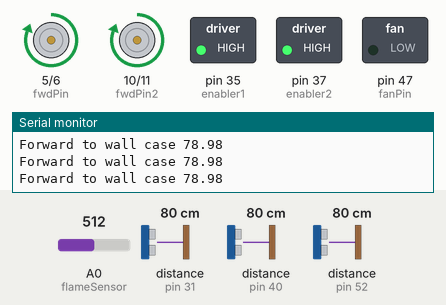
Simulated run of this sketch. Board: Arduino Mega 2560, built with avr-gcc and run on an emulated ATmega2560. Parts: motor-driver pin pairs drawn as motors (green arrow = first pin HIGH = forward, orange = second pin HIGH = backward, longer = more drive), switched loads named in the sketch (green lamp = pin HIGH), the last lines printed to the serial monitor. Wiring (inferred from the names in the program): 3 × ultrasonic range finder: trigger pin 30, echo pin 31 / trigger pin 41, echo pin 40 / trigger pin 53, echo pin 52. The inputs (shaded band) are chosen by the test bench; at power-on: distance to the obstacle (sensors on pin 31, pin 40, pin 52) 80 cm, A0 (flameSensor) = 512. The echo pulse lasts 58.3 µs per cm; pins used as bus, display or sensor lines are not drawn.

Above: at 1.2 s.
1.3 s: distance to the obstacle (sensor on pin 31) set to 9 cm
3.0 s: distance to the obstacle (sensor on pin 31) set to 6 cm
At 3.17 s:
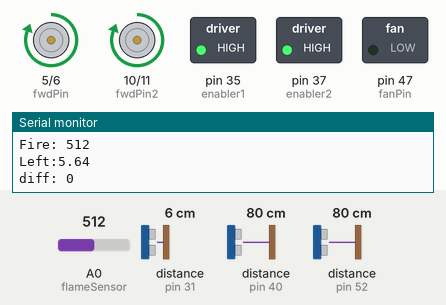
6.0 s: distance to the obstacle (sensor on pin 40) set to 2 cm
At 6.7 s:
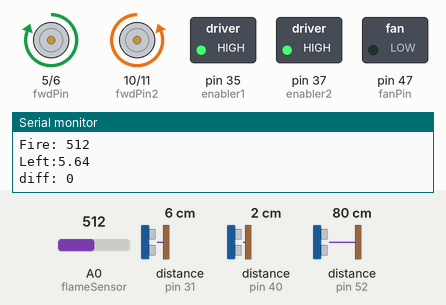
8.2 s: distance to the obstacle (sensor on pin 52) set to 299 cm
11.2 s: A0 (flameSensor) set to 14
12.7 s: A0 (flameSensor) set to 11
At 13.7 s:
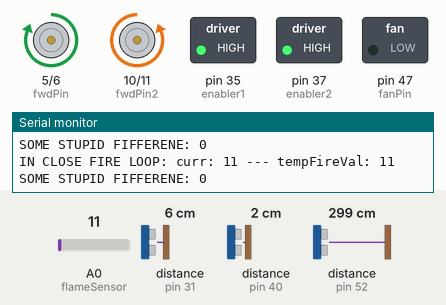
Timing chart, 0 to 15.3 s (numbered marks = the images above; inputs shaded):
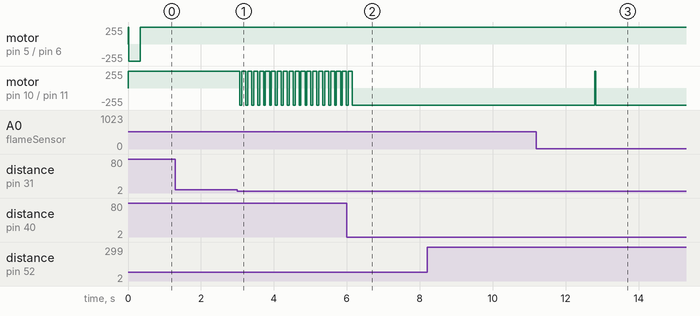

The sketch:

ultrasonicTest.ino
```cpp
//Ultrasonic sensors
int echoLeft = 31;
int trigLeft = 30;
int echoRight = 52;
int trigRight = 53;
int echoFront = 40;
int trigFront = 41;
int flameSensor = A0;

int enabler1 = 35;
int enabler2 = 37;

int fanPin = 47;


//HBridge motor control
int fwdPin = 5;           //Logic level output to the H-Bridge (Forward)
int revPin = 6;           //Another logic level output to the H-Bridge (Reverse)
int fwdPin2 = 10;
int revPin2 = 11;

//Sensor values
float frontSensor;
float rightSensor;
float leftSensor;
int fireVal;
int startFireVal; //updates every x seconds

//constants
int LEFT = 13423;
int RIGHT = 43543;
int FRONT = 345234;
int MAX_DIST_FROM_WALL = 20;
int MIN_DIST_FROM_WALL = 7;
int CLOSE_DIST_FROM_WALL = 10;
int SHARP_TURN_DIST = 80;
int NINETY_DEGREE_DELAY = 300;

//const int FIRE_THRESHOLD = 10;
const int FIRE_THRESHOLD = 500;

int wallVariable = -1;
bool wallBool = false;

bool goingForward = false;

unsigned long startTimeMillis;
unsigned long currTimeMillis;


void setup() {
  // put your setup code here, to run once:
  pinMode(echoLeft, INPUT);
  pinMode(trigLeft, OUTPUT);
  pinMode(echoRight, INPUT);
  pinMode(trigRight, OUTPUT);
  pinMode(echoFront, INPUT);
  pinMode(trigFront, OUTPUT);
  pinMode(enabler1, OUTPUT);
  pinMode(enabler2, OUTPUT);
  pinMode(fanPin, OUTPUT);

  //Hbridge setup
  pinMode(fwdPin, OUTPUT); //Set the forward pin to an output
   pinMode(revPin, OUTPUT); //Set the forward pin to an output
   pinMode(fwdPin2, OUTPUT);
   pinMode(revPin2, OUTPUT);

   digitalWrite(enabler1, HIGH);
   digitalWrite(enabler2, HIGH);

   startTimeMillis = millis();
   startFireVal = analogRead(flameSensor);


  Serial.begin(9600);

  forward();
}

void loop() {

  frontSensor = getUltraSonicSensorVal(trigFront, echoFront);
  rightSensor = getUltraSonicSensorVal(trigRight, echoRight);
  leftSensor = getUltraSonicSensorVal(trigLeft, echoLeft);
  fireVal = analogRead(flameSensor);
  Serial.print("Fire: ");
  Serial.println(fireVal);

Serial.print("Left:");
  Serial.println(leftSensor);
 // Serial.print("Right:");
  //Serial.println(rightSensor);
 // Serial.print("Front:");
 // Serial.println(frontSensor);
  //
   //   Serial.println("JJJKKJLLK");

 followWall(LEFT);

}

//If it makes two turns in the same direction, it must be inside a room. (NOPE)(wait yes)
//keep track of current direction it's facing. change it when you make a turn.
//start at 0, if make a right turn, add 1, left, subtract  one, if magnitude is 2, in room.

//If wall to front and right but not left, turn left.
//trapped in corner - back up until no wall to left or right
//

//@param side: LEFT or RIGHT (which wall to follow)
void followWall(int side){

  float sideSensor = (side == LEFT) ? leftSensor : rightSensor;

  bool wallLeft = isCloseWall(LEFT);
  bool wallRight = isCloseWall(RIGHT);
  bool wallFront = isCloseWall(FRONT);

  /** STAY WITH THE WALL **/
  forward(); //Go foward


  currTimeMillis = millis();
  if (currTimeMillis - startTimeMillis > 2000){

    startFireVal = fireVal;
    startTimeMillis = currTimeMillis;
    //Serial.println("Updating fire sensor");
  }


  if (startFireVal - fireVal >= FIRE_THRESHOLD){  //If there is a fire (meets threshold)
       Serial.print("THERES FIRE LOL: ");
          //Serial.println(startFireVal - fireVal);
          //rotate towards fire and moev forward for either a certain time or until a value is met
          //goes for a certain amount until it sees something smaller, at smaller point rotate more until further smaller, else rotate back until original value
       int tempFireVal = fireVal; //this fireval was a "good value", use it as basis
       fireVal = analogRead(A0);

       while(fireVal - tempFireVal < 200){ //Rotate until the fireval increases by 10
        Serial.print("IN CLOSE FIRE LOOP: curr: ");
        Serial.print(fireVal);
        Serial.print(" --- tempFireVal: ");
        Serial.println(tempFireVal);

        rotate(RIGHT);
        fireVal = analogRead(A0);
        Serial.print("SOME STUPID FIFFERENE: ");
        Serial.println(fireVal - tempFireVal);

        if(fireVal < tempFireVal - 5){
          Serial.println("FOUND NEW MINIMUM");
          tempFireVal = fireVal; //setting new "center", need to rotate again
        }
       }

       while(abs(tempFireVal - fireVal) >= 50){  //rotate left until you're back at the min (plus or minus 50) (make the constant greater than you would think)
        Serial.print("NOPE GOING BACK: diff=");
        Serial.print(abs(tempFireVal - fireVal));
        Serial.print(", orig: ");
        Serial.print(tempFireVal);
        Serial.print(", curr: ");
        Serial.println(fireVal);
       rotate(LEFT);
       fireVal = analogRead(A0);
       }
       stopMotors();
       digitalWrite(fanPin, HIGH); //turns fan on after the motors are stopped - right in front of flame
       delay(3000);
       digitalWrite(fanPin, LOW);


  } else {
    Serial.print("diff: ");
    Serial.println(startFireVal-fireVal);
  }

  /** CASES **/
  if(frontSensor < 4 /*|| frontSensor > 1000*/){  //If the front sensor is too close to the wall, turn right.
    turn(oppositeDirection(side));
    Serial.println("front 2 close");
  }
else {
    forward();
  if (sideSensor > 7){  //If we are far away from the wall
    if (sideSensor > SHARP_TURN_DIST){  //If this is a sharp turn
      Serial.println(leftSensor);
      Serial.println("Sharp turn case: leftSensor= ");
      microTurn(side); //Make a turn
    } else if(sideSensor < 15) {  //Kind of close to wall
      Serial.print("Maintain\n");
      //just maintain a close distance to the wall by drifting forward
      forward();
      delay(100);
    }
    else{ //Very far from wall
      turn(side);

        while(frontSensor > 15){
          updateSensorVals();
          forward();
          Serial.print("Forward to wall case ");
          Serial.println(frontSensor);

          if(getSensorVal(side) < 15){  //If stuck in loop but now close to wall
            break;                      //Get out of the loop and continue following
          }

        }
    //  }

    }


  } else if (sideSensor < MIN_DIST_FROM_WALL || sideSensor > 1000){ //Too close to wall


    rotate(oppositeDirection(side));
    delay(50);
    forward();
    delay(100);

    Serial.println("hel");
  } else {
    forward();
    Serial.println("no cases, go forward");
  }
  }


}

bool isCloseWall(int direction){
  return getSensorVal(direction) < CLOSE_DIST_FROM_WALL;
}

float getSensorVal(int direction){
  if (direction == LEFT){
    return leftSensor;
  }
  if (direction == RIGHT){
    return rightSensor;
  }
  if (direction == FRONT){
    return frontSensor;
  }
}

float getUltraSonicSensorVal(int trig, int echo){

 //reset the  trigs
  digitalWrite(trig, LOW);
  delayMicroseconds(2);

  //Send trigger for ten micro seconds
  digitalWrite(trig, HIGH);
  delayMicroseconds(10);
  digitalWrite(trig, LOW);
  float distanceLeft =  pulseIn(echo, HIGH)  * 0.034 / 2;

  return distanceLeft;
}


void forward() {
  //enableMotors()
  digitalWrite(fwdPin, HIGH);
  digitalWrite(revPin, LOW);

  digitalWrite(fwdPin2, HIGH);
  digitalWrite(revPin2, LOW);

  goingForward = true;
}

void reverse(){
  enableMotors();
  digitalWrite(fwdPin, LOW);
  digitalWrite(revPin, HIGH);

  digitalWrite(fwdPin2, LOW);
  digitalWrite(revPin2, HIGH);

  goingForward = false;
}

void stopMotors(){
  digitalWrite(enabler1, LOW);
  digitalWrite(enabler2, LOW);
}

void enableMotors(){
//  digitalWrite(enabler, HIGH);
}

void rotateRight(){
  digitalWrite(fwdPin, HIGH);
  digitalWrite(revPin, LOW);

  digitalWrite(fwdPin2, LOW);
  digitalWrite(revPin2, HIGH);
}

void rotateLeft(){
  digitalWrite(fwdPin, LOW);
  digitalWrite(revPin, HIGH);

  digitalWrite(fwdPin2, HIGH);
  digitalWrite(revPin2, LOW);
}

//@param direction: LEFT or RIGHT
void rotate(int direction) {
  if (direction == LEFT){
    rotateLeft();
  } else {
    rotateRight();
  }
}

//@param direction of wall following: LEFT or RIGHT
void turnCloseToWall(int direction){
  //Serial.print(frontSensor);
  rotate(oppositeDirection(direction));
  delay(100);
  Serial.println("HIOERHOIHRFOEHIIORHF");
  while(!(leftSensor < 15)){ //Until it sees the wall again, make micro turns
    Serial.println(leftSensor);
    updateSensorVals();
    Serial.println("forward until see side wall");
    forward();
     delay(400);
    rotate(oppositeDirection(direction));
    delay(300);

  }
  Serial.println("Finished close wall turn");
}

//@param direction to turn: LEFT or RIGHT
void microTurn(int direction){
  rotate(direction);
  delay(50);
  forward();
  delay(50);
  Serial.println("Finished 90 degree turn");
}

//@param direction to turn: LEFT or RIGHT (90 degree turn)
void turn (int direction){
  rotate(direction);
  delay(NINETY_DEGREE_DELAY);
}

int oppositeDirection(int direction){
  if (direction == LEFT){
    return RIGHT;
  }
  return LEFT;
}

void updateSensorVals(){
  frontSensor = getUltraSonicSensorVal(trigFront, echoFront);
  rightSensor = getUltraSonicSensorVal(trigRight, echoRight);
  leftSensor = getUltraSonicSensorVal(trigLeft, echoLeft);
}
```

Measured:
- the behaviour switches between 8 and 7 cm on distance to the obstacle (sensor on pin 31) (found by bisection; images 0 and 1)
- after the input at 3.0 s, motor on pin 10 (fwdPin2) / pin 11 (revPin2): alternates forward 255/255 for 0.11 s and backward 255/255 for 0.05 s, starting after 0.07 s
- after the input at 6.0 s, motor on pin 10 (fwdPin2) / pin 11 (revPin2): goes on until 6.1 s, then stays backward 255/255
- after the input at 12.7 s, motor on pin 10 (fwdPin2) / pin 11 (revPin2): backward 255/255 → forward 255/255 after 0.10 s, → backward 255/255 0.02 s later
